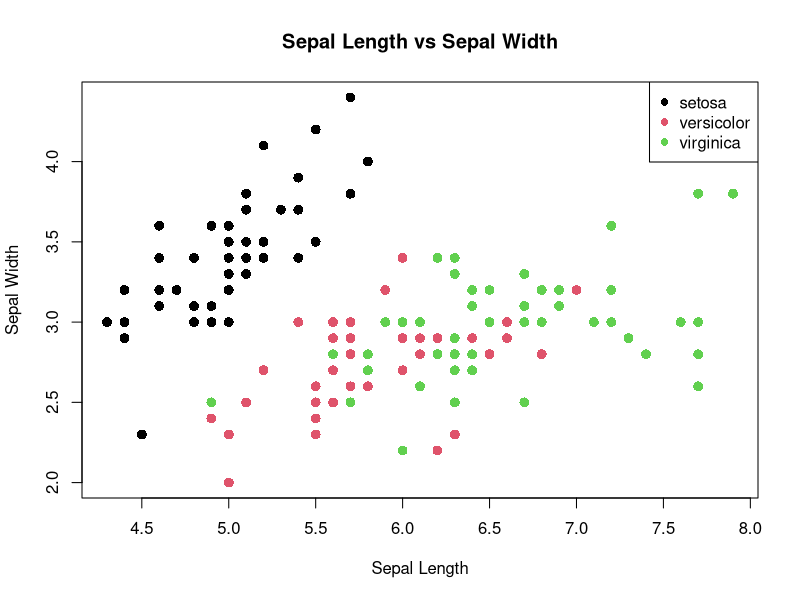
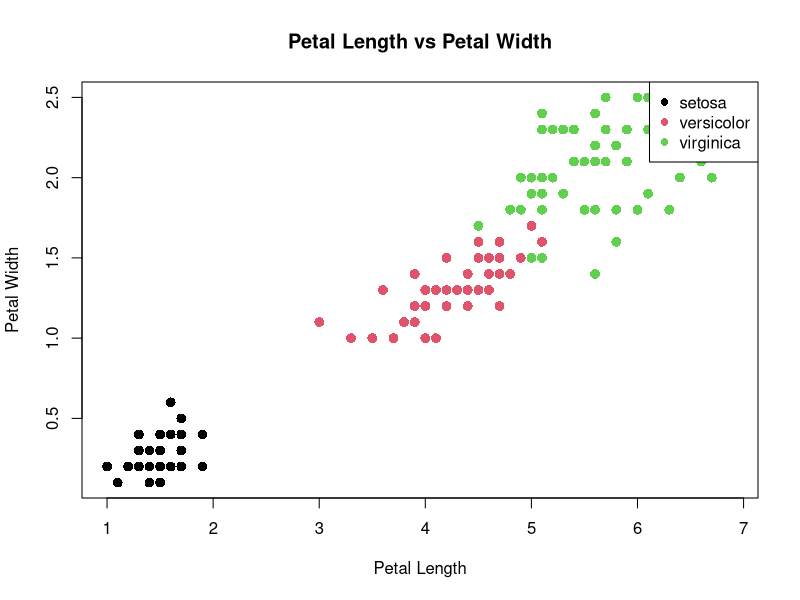

R code for these plots, in order:
## ---- chunk 1
# This cell loads and examines the iris dataset

# Load the dataset
data(iris)

# Check the class and type of the dataset
class(iris)
typeof(iris) # note that this is different than class -- typeof is the underlying type of the object in memory.

# view the first few rows of the dataset
head(iris)
## ---- chunk 2
# ----- Loading and Exploring the iris dataset -----

# Load the dataset
data(iris)

# View the first few rows to understand its structure
head(iris)

# Check the detailed structure of the dataset for more information on its columns
str(iris)

# Generate summary statistics to get a sense of the data distribution
summary(iris)

# ----- Data Visualization -----

# Scatter plot visualizing the relationship between Sepal measurements
plot(iris$Sepal.Length, iris$Sepal.Width, main="Sepal Length vs Sepal Width", 
     xlab="Sepal Length", ylab="Sepal Width", col=iris$Species, pch=16, cex=1.3)
legend("topright", legend=levels(iris$Species), col=1:3, pch=16)

# Scatter plot visualizing the relationship between Petal measurements
plot(iris$Petal.Length, iris$Petal.Width, main="Petal Length vs Petal Width", 
     xlab="Petal Length", ylab="Petal Width", col=iris$Species, pch=16, cex=1.3)
legend("topright", legend=levels(iris$Species), col=1:3, pch=16)

# ----- Modifying the Dataset -----

# Add a new column 'Petal.Length.Class' that classifies flowers based on petal length
iris$Petal.Length.Class <- ifelse(iris$Petal.Length < 2, "Short", 
                           ifelse(iris$Petal.Length < 5, "Medium", "Long"))

# View the initial rows of the modified dataset to see the added column
head(iris)


